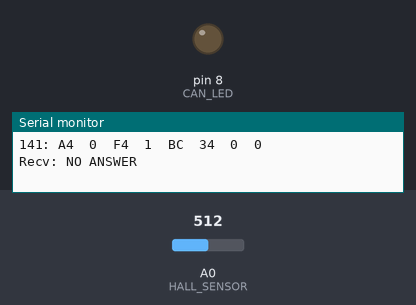
Recording of a sketch running on a simulated Arduino Uno, built with avr-gcc and run on an emulated ATmega328P. Shown: output pins drawn as LEDs (lit = HIGH), the last lines printed to the serial monitor. The test bench sets the inputs (shaded band); at power-on: A0 (HALL_SENSOR) = 512.

Above: at 3.8 s.
3.9 s: A0 (HALL_SENSOR) set to 595
5.4 s: A0 (HALL_SENSOR) set to 628
At 6.9 s:
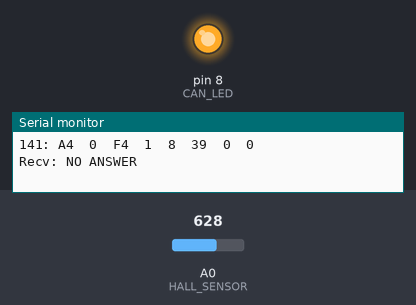
Timing chart, 0 to 8.4 s (numbered marks = the images above; inputs shaded):
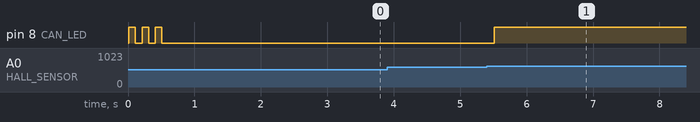

The sketch:

Main_Code.ino
```cpp
/*
//This code is designed by the Iowa State Robotics for use on a RMD-X motor
//Exoskeleton control implementation with troubleshooting
*/

// Libraries for using the CAN board
#include <SPI.h>
#include <mcp2515.h>

struct can_frame canMsg;
MCP2515 mcp2515(10); // CS pin 10

// Constants
const int CAN_LED = 8;      // LED pin on CAN shield
const int HALL_SENSOR = A0; // Analog pin 0 for hall effect sensor

// New voltage thresholds for different rates
const float THRESHOLD_1 = 1.0; // 0-1V: 3 degrees
const float THRESHOLD_2 = 2.0; // 1-2V: 1 degree
const float THRESHOLD_3 = 3.0; // 2-3V: no change
const float THRESHOLD_4 = 4.0; // 3-4V: 1 degree
// 4-5V: 3 degrees

// Motor position tracking
int currentAngle = 135;    // Current motor angle in degrees, start at 135 (middle of 90-180 range)
int referenceAngle = 90;   // Reference angle for relative positioning
bool referenceSet = false; // Flag to track if reference position has been set
unsigned long lastCommandTime = 0;
const unsigned long COMMAND_DELAY = 1000; // Delay between commands in ms

// Testing variables - try different command approaches
int commandApproach = 0; // 0 = position, 1 = speed, 2 = torque, 3 = motor read
bool responseReceived = false;
int retryCount = 0;
const int MAX_RETRIES = 3;
int motorId = 0x141; // Try different motor IDs: 0x141, 0x140, 0x142, etc.
bool tryDifferentIds = true;
unsigned long lastIdChangeTime = 0;
const unsigned long ID_CHANGE_INTERVAL = 10000; // 10 seconds

int incomingByte = 1; // Default to STOP

// Function to print CAN messages for debugging
void printCANMessage(unsigned long ID, unsigned char buf[8])
{
  Serial.print(ID, HEX);
  Serial.print(": ");
  for (int i = 0; i < 8; i++)
  {
    Serial.print(buf[i], HEX);
    Serial.print("  ");
  }
  Serial.println();
}

// Function to send CAN message and receive response
bool sendCANMessage(byte cmdByte, int32_t value = 0)
{
  // Setup CAN message
  canMsg.can_id = motorId; // CAN motor identifier (changeable)
  canMsg.can_dlc = 0x08;   // 8 bytes of data

  // Zero out all data bytes by default
  for (int i = 0; i < 8; i++)
  {
    canMsg.data[i] = 0x00;
  }

  Serial.print("Command type: 0x");
  Serial.print(cmdByte, HEX);
  Serial.print(" - ");

  if (cmdByte == 0x4A || cmdByte == 0xA4)
  { // Position command - try both formats
    // According to whiteboard example:
    // 0 - 0x4A - command
    // 1 - 0x00 - null
    // 2-3 - 0xF4, 0x01 - target speed (500 dps)
    // 4 - 0xA6 - position byte 1
    // 5 - 0x86 - position byte 2
    // 6 - 0x00 - position byte 3
    // 7 - 0x00 - position byte 4

    // Convert angle to position value (0.01 degree per LSB)
    int32_t posValue = value * 100; // Convert to 0.01 degree units

    // Using exact format from whiteboard
    canMsg.data[0] = 0x4A;                   // Command byte - EXACT VALUE FROM WHITEBOARD
    canMsg.data[1] = 0x00;                   // Null
    canMsg.data[2] = 0xF4;                   // Speed low byte (500 dps)
    canMsg.data[3] = 0x01;                   // Speed high byte
    canMsg.data[4] = posValue & 0xFF;        // Position byte 1 (LSB)
    canMsg.data[5] = (posValue >> 8) & 0xFF; // Position byte 2
    canMsg.data[6] = 0x00;                   // Position byte 3
    canMsg.data[7] = 0x00;                   // Position byte 4 (MSB)

    Serial.print("Position command to ");
    Serial.print(value);
    Serial.println("° using whiteboard format with 0x4A command");
  }
  else if (cmdByte == 0xF4)
  { // Speed command - using whiteboard format
    // Set speed in dps (degrees per second)
    int32_t speedValue = value; // 1 dps/LSB

    // From whiteboard: 0x??/0x01 speed values
    canMsg.data[0] = 0xF4; // Command based on whiteboard
    canMsg.data[1] = 0x00;
    canMsg.data[2] = speedValue & 0xFF;        // Speed low byte
    canMsg.data[3] = (speedValue >> 8) & 0xFF; // Speed high byte
    canMsg.data[4] = 0x00;
    canMsg.data[5] = 0x00;
    canMsg.data[6] = 0x00;
    canMsg.data[7] = 0x00;

    Serial.print("Speed command at ");
    Serial.print(value);
    Serial.println(" dps using whiteboard format");
  }
  else if (cmdByte == 0xA1)
  { // Torque command
    // From protocol: Torque command format (0.01A/LSB)
    int16_t torqueValue = value;

    canMsg.data[0] = 0xA1;                      // Command byte
    canMsg.data[1] = torqueValue & 0xFF;        // Torque low byte
    canMsg.data[2] = (torqueValue >> 8) & 0xFF; // Torque high byte
    canMsg.data[3] = 0x00;
    canMsg.data[4] = 0x00;
    canMsg.data[5] = 0x00;
    canMsg.data[6] = 0x00;
    canMsg.data[7] = 0x00;

    Serial.print("Torque command at ");
    Serial.print(value);
    Serial.println(" (0.01A)");
  }
  else if (cmdByte == 0x81)
  { // Stop command from whiteboard
    // All zeros for the stop command per protocol
    canMsg.data[0] = 0x81;
    // Rest already initialized to 0
    Serial.println("Stop command");
  }
  else if (cmdByte == 0x9A)
  { // Read motor status 1
    canMsg.data[0] = 0x9A;
    Serial.println("Read motor status command");
  }
  else if (cmdByte == 0x60)
  { // Read encoder position
    canMsg.data[0] = 0x60;
    Serial.println("Read encoder position command");
  }
  else
  {
    canMsg.data[0] = cmdByte; // Use whatever command byte was provided
    Serial.println("Other command");
  }

  // Print the command being sent and motor ID
  Serial.print("Sending to Motor ID 0x");
  Serial.print(motorId, HEX);
  Serial.print(": ");
  printCANMessage(canMsg.can_id, canMsg.data);

  // Send the message with multiple attempts if needed
  bool success = false;
  for (int attempt = 0; attempt < 3; attempt++)
  {
    success = mcp2515.sendMessage(&canMsg);
    if (success)
      break;
    delay(10); // Small delay between attempts
  }

  if (!success)
  {
    Serial.println("ERROR: Failed to send CAN message after 3 attempts!");
    return false;
  }

  Serial.println("CAN message sent successfully");

  // Wait for response with longer timeout
  int len = 30; // Increased timeout further
  while ((mcp2515.readMessage(&canMsg) != MCP2515::ERROR_OK))
  {
    delay(1);
    len--;
    if (len <= 0)
    {
      break;
    }
  }

  if (len > 0)
  {
    // if an answer is received
    Serial.print("Received: ");
    printCANMessage(canMsg.can_id, canMsg.data);
    responseReceived = true;
    retryCount = 0; // Reset retry counter on success
    return true;
  }
  else
  {
    // if no answer
    Serial.println("ERROR: NO RESPONSE FROM MOTOR");
    responseReceived = false;
    retryCount++;
    return false;
  }
}

// Read status from the motor
bool readMotorStatus()
{
  Serial.println("Reading motor status");
  return sendCANMessage(0x9A); // Motor status command
}

// Read encoder position from the motor
bool readEncoderPosition()
{
  Serial.println("Reading encoder position");
  return sendCANMessage(0x60); // Read encoder position
}

// Function to send a motor stop command
bool stopMotor()
{
  Serial.println("Stopping motor");
  return sendCANMessage(0x81); // Stop command
}

// Try different approaches to move the motor forward
bool moveForward()
{
  if (currentAngle >= 180)
  {
    Serial.println("Maximum angle reached (180°), cannot move forward");
    return false;
  }

  Serial.print("Moving forward from ");
  Serial.print(currentAngle);
  Serial.print("° to ");
  Serial.print(currentAngle + 1);
  Serial.println("°");

  bool result = false;

  // Trying different approaches in sequence if previous ones fail
  switch (commandApproach)
  {
  case 0: // Position approach - using exact whiteboard command
    Serial.println("Approach: Position control (0x4A)");
    result = sendCANMessage(0x4A, currentAngle + 1);
    break;

  case 1: // Speed approach - using exact whiteboard command
    Serial.println("Approach: Speed control (0xF4)");
    result = sendCANMessage(0xF4, 10); // 10 dps forward
    break;

  case 2: // Torque approach
    Serial.println("Approach: Torque control");
    result = sendCANMessage(0xA1, 100); // Small positive torque
    break;

  case 3: // Read motor status approach
    Serial.println("Approach: Read motor status");
    result = readMotorStatus();
    break;

  case 4: // Read encoder position
    Serial.println("Approach: Read encoder position");
    result = readEncoderPosition();
    break;
  }

  return result;
}

// Try different approaches to move the motor backward
bool moveBackward()
{
  if (currentAngle <= 90)
  {
    Serial.println("Minimum angle reached (90°), cannot move backward");
    return false;
  }

  Serial.print("Moving backward from ");
  Serial.print(currentAngle);
  Serial.print("° to ");
  Serial.print(currentAngle - 1);
  Serial.println("°");

  bool result = false;

  // Trying different approaches in sequence if previous ones fail
  switch (commandApproach)
  {
  case 0: // Position approach - using exact whiteboard command
    Serial.println("Approach: Position control (0x4A)");
    result = sendCANMessage(0x4A, currentAngle - 1);
    break;

  case 1: // Speed approach - using exact whiteboard command
    Serial.println("Approach: Speed control (0xF4)");
    result = sendCANMessage(0xF4, -10); // 10 dps backward
    break;

  case 2: // Torque approach
    Serial.println("Approach: Torque control");
    result = sendCANMessage(0xA1, -100); // Small negative torque
    break;

  case 3: // Read motor status approach
    Serial.println("Approach: Read motor status");
    result = readMotorStatus();
    break;

  case 4: // Read encoder position
    Serial.println("Approach: Read encoder position");
    result = readEncoderPosition();
    break;
  }

  return result;
}

void printserial(unsigned long ID, unsigned char buf[8])
{
  Serial.print(ID, HEX);
  Serial.print(": ");
  for (int i = 0; i < 8; i++)
  {
    Serial.print(buf[i], HEX);
    Serial.print("  ");
  }
}

void setup()
{
  while (!Serial)
    ;
  Serial.begin(115200);

  Serial.println("\n=== Exoskeleton Motor Control System ===");
  Serial.println("Using Whiteboard Commands");

  // Configure pins
  pinMode(CAN_LED, OUTPUT);
  pinMode(HALL_SENSOR, INPUT);

  Serial.println("Thresholds:");
  Serial.println("BACKWARD: <2.20V");
  Serial.println("NOTHING: 2.20V-3.00V");
  Serial.println("FORWARD: >3.00V");

  // Initialize CAN controller
  Serial.println("Initializing CAN controller...");
  mcp2515.reset();
  mcp2515.setBitrate(CAN_500KBPS, MCP_16MHZ);
  mcp2515.setNormalMode();
  Serial.println("CAN controller initialized");

  // Flash LED to indicate ready
  for (int i = 0; i < 3; i++)
  {
    digitalWrite(CAN_LED, HIGH);
    delay(100);
    digitalWrite(CAN_LED, LOW);
    delay(100);
  }

  // Use fixed motor ID 0x141 and position control to start
  motorId = 0x141;
  commandApproach = 0;     // Position control
  tryDifferentIds = false; // Start with a fixed ID to test exact whiteboard format

  Serial.println("Setup complete!");
  Serial.print("Using Motor ID: 0x");
  Serial.println(motorId, HEX);
  Serial.println("Starting with POSITION CONTROL (0x4A) approach");

  // Send initial stop command
  Serial.println("\n--- INITIAL STOP COMMAND ---");
  stopMotor();

  // Set initial position to 135 degrees
  Serial.println("\n--- SETTING INITIAL POSITION TO 135 DEGREES ---");
  canMsg.can_id = motorId;
  canMsg.can_dlc = 0x08;
  canMsg.data[0] = 0x4A; // Position command
  canMsg.data[1] = 0x00; // Null
  canMsg.data[2] = 0xF4; // Speed low byte (500 dps)
  canMsg.data[3] = 0x01; // Speed high byte

  // Set position to 135 degrees (13500 in 0.01 degree units)
  int32_t initialPos = 13500;
  canMsg.data[4] = initialPos & 0xFF;         // Position byte 1 (LSB)
  canMsg.data[5] = (initialPos >> 8) & 0xFF;  // Position byte 2
  canMsg.data[6] = (initialPos >> 16) & 0xFF; // Position byte 3
  canMsg.data[7] = (initialPos >> 24) & 0xFF; // Position byte 4 (MSB)

  mcp2515.sendMessage(&canMsg);
  delay(2000); // Wait longer for motor to reach initial position

  Serial.println("Setup done");
  Serial.println("Send 1=STOP, 2=FORWARD, 3=BACKWARD via Serial Monitor");
}

// Get average of multiple hall sensor readings for stability
float getHallVoltage()
{
  const int numReadings = 3;
  int total = 0;

  for (int i = 0; i < numReadings; i++)
  {
    total += analogRead(HALL_SENSOR);
    delay(5);
  }

  float avgReading = total / (float)numReadings;
  return avgReading * (5.0 / 1023.0);
}

void loop()
{
  float hallVolt = getHallVoltage();
  int hallSensor = analogRead(HALL_SENSOR);

  Serial.print("Hall: 0x");
  Serial.print(hallSensor, HEX);
  Serial.print(" -> ");
  Serial.print(hallVolt, 2);
  Serial.print("V -> ");

  canMsg.can_id = 0x141;
  canMsg.can_dlc = 0x08;

  // Determine rate of change based on voltage range
  int rateOfChange = 0;

  if (hallVolt < THRESHOLD_1)
  {
    // 0-1V: 3 degrees backward
    rateOfChange = -3;
    Serial.print("BACKWARD (3°)");
  }
  else if (hallVolt < THRESHOLD_2)
  {
    // 1-2V: 1 degree backward
    rateOfChange = -1;
    Serial.print("BACKWARD (1°)");
  }
  else if (hallVolt < THRESHOLD_3)
  {
    // 2-3V: no change
    rateOfChange = 0;
    Serial.print("NEUTRAL");
  }
  else if (hallVolt < THRESHOLD_4)
  {
    // 3-4V: 1 degree forward
    rateOfChange = 1;
    Serial.print("FORWARD (1°)");
  }
  else
  {
    // 4-5V: 3 degrees forward
    rateOfChange = 3;
    Serial.print("FORWARD (3°)");
  }

  // Update current angle with bounds checking
  int newAngle = currentAngle + rateOfChange;
  if (newAngle >= 90 && newAngle <= 180)
  {
    currentAngle = newAngle;
  }

  // Calculate position value (0.01 degree per LSB)
  int32_t posValue = currentAngle * 100;
  canMsg.data[0] = 0xA4;                    // Command byte for position control
  canMsg.data[1] = 0x00;                    // NULL
  canMsg.data[2] = 0xF4;                    // Speed limit low byte (500dps)
  canMsg.data[3] = 0x01;                    // Speed limit high byte (500dps)
  canMsg.data[4] = posValue & 0xFF;         // Position byte 1 (LSB)
  canMsg.data[5] = (posValue >> 8) & 0xFF;  // Position byte 2
  canMsg.data[6] = (posValue >> 16) & 0xFF; // Position byte 3
  canMsg.data[7] = (posValue >> 24) & 0xFF; // Position byte 4 (MSB)

  // LED feedback
  if (rateOfChange != 0)
  {
    digitalWrite(CAN_LED, HIGH);
  }
  else
  {
    digitalWrite(CAN_LED, LOW);
  }

  Serial.print(" | Target Angle: ");
  Serial.print(currentAngle);
  Serial.println("°");

  mcp2515.sendMessage(&canMsg);
  printserial(canMsg.can_id, canMsg.data);
  Serial.println();

  // Wait for response
  int len = 10;
  while ((mcp2515.readMessage(&canMsg) != MCP2515::ERROR_OK))
  {
    delay(1);
    len--;
    if (len <= 0)
      break;
  }
  if (len > 0)
  {
    Serial.print("Recv: ");
    printserial(canMsg.can_id, canMsg.data);
    Serial.println();
  }
  else
  {
    Serial.println("Recv: NO ANSWER");
  }

  delay(100);
}
```

Measured:
- the behaviour switches between 613 and 614 on A0 (HALL_SENSOR) (found by bisection; images 0 and 1)
- after the input at 5.4 s, pin 8 (CAN_LED): LOW → HIGH after 0.11 s
